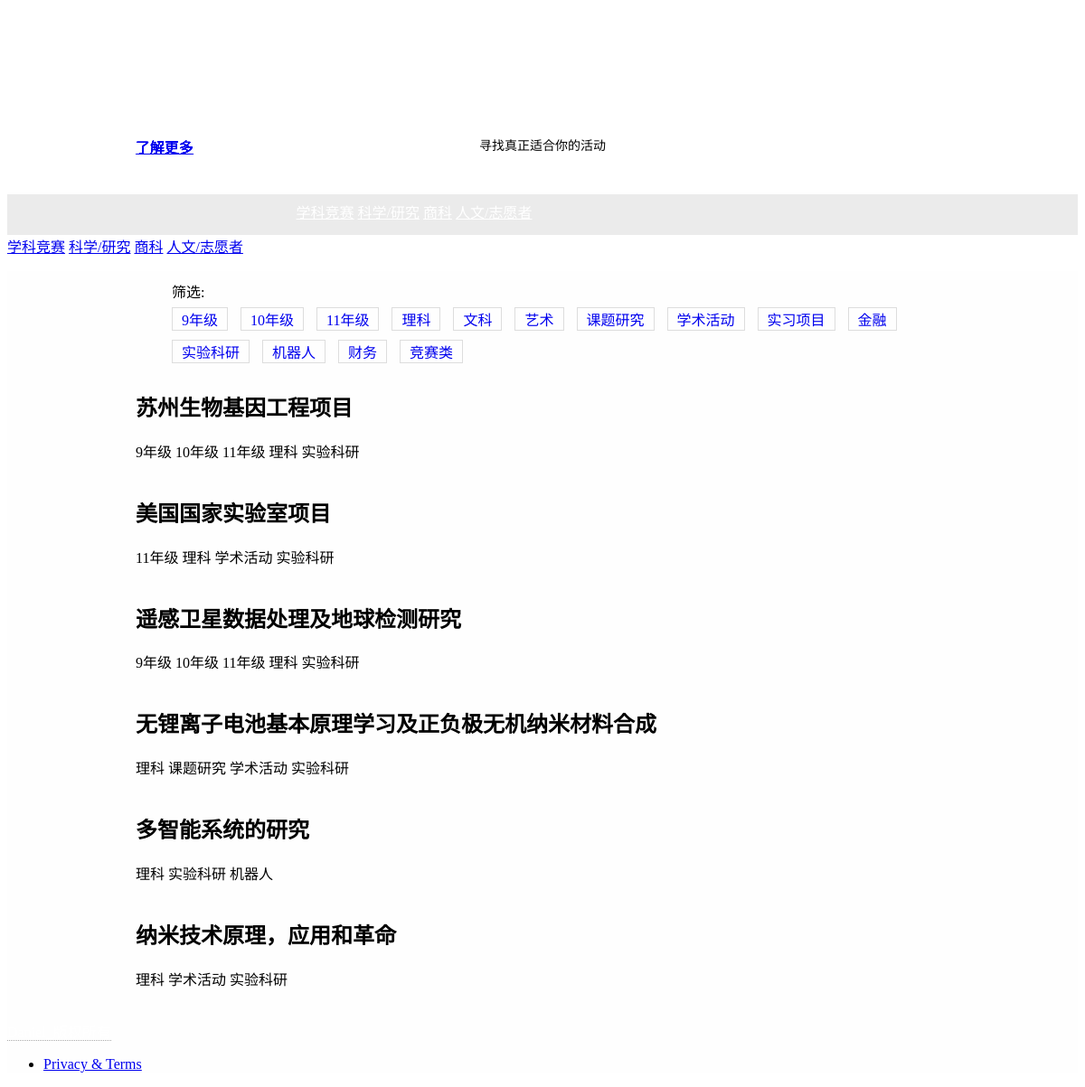
/category/9/, run on the app's committed database.
### blog/models.py (models this page shows, shortened)
@python_2_unicode_compatible
class Category(models.Model):
    name = models.CharField(max_length=100)

@python_2_unicode_compatible
class Tag(models.Model):
    name = models.CharField(max_length=100)

@python_2_unicode_compatible
class Post(models.Model):
    title = models.CharField(max_length=70)
    body = models.TextField()
    created_time = models.DateTimeField(auto_now=True)
    modified_time = models.DateTimeField()
    excerpt = models.CharField(max_length=200, blank=True)
    category = models.ForeignKey(Category)
    tags = models.ManyToManyField(Tag, blank=True)
    author = models.ForeignKey(User)
    def get_absolute_url(self):
        return reverse('blog:detail', kwargs={'pk': self.pk})

### blog/views.py (the view)
# urls.py: url(r'^category/(?P<pk>[0-9]+)/$', views.category, name='category'),
def category(request, pk):
    cate = get_object_or_404(Category, pk=pk)
    post_list = Post.objects.filter(category=cate).order_by('-created_time')
    return render(request, 'blog/portfolio.html', context={'post_list': post_list})

### blog/templatetags/blog_tags.py (called while the page is built)
@register.simple_tag
def get_category():
    return Category.objects.all()

@register.simple_tag
def get_tags():
    return Tag.objects.annotate(num_posts=Count('post')).filter(num_posts__gt=0)

### templates/blog/portfolio.html (shortened to what this page needs)
<!DOCTYPE html>
{% load staticfiles %}
{% load blog_tags %}
<html lang="en-US">
  <head>
    <link href="https://code.getmdl.io/1.3.0/material.indigo-pink.min.css" rel="stylesheet">
    <link href="{% static 'blog/styles/main.css' %}" rel="stylesheet">
  </head>
  <body id="top">
    <div class="mdl-layout mdl-js-layout mdl-layout--fixed-header">
      <header class="mdl-layout__header mdl-layout__header--waterfall site-header">
        <div class="mdl-layout__header-row site-logo-row"><span class="mdl-layout__title">
            <div class="site-logo"></div><span class="site-description">寻找真正适合你的活动</span></span></div>
        <div class="mdl-layout__header-row site-navigation-row mdl-layout--large-screen-only">
          <nav class="mdl-navigation mdl-typography--body-1-force-preferred-font">
              {% get_category as category_list %}
                  {% for category in category_list %}
              <a class="mdl-navigation__link" href="{% url 'blog:category' category.pk %}">{{ category.name }}</a>
                  {% endfor %}
          </nav>
        </div>
      </header>
      <div class="mdl-layout__drawer mdl-layout--small-screen-only">
        <nav class="mdl-navigation mdl-typography--body-1-force-preferred-font">
              {% get_category as category_list %}
                {% for category in category_list %}
              <a class="mdl-navigation__link" href="{% url 'blog:category' category.pk %}">{{ category.name }}</a>
                  {% endfor %}
        </nav>
      </div>
      <main class="mdl-layout__content">
                {% get_category as category_list %}
                {% get_category as category_list %}
        <div class="site-content">
          <div class="container">
              <div class="mdl-grid site-max-width">
              <div class="mdl-cell mdl-cell--12-col mdl-shadow--4dp welcome-card portfolio-card">
                  <span class="mdl-list__item-text-body" style="margin-left: 40px; position: relative; top: 10px;">筛选:</span>
                  {% get_tags as tag_list %}
                  <ul>
                    {% for tag in tag_list %}
                    <li style="display: inline-block; border: 1px solid #ddd; margin-right: 10px; margin-bottom: 10px;">
                      <a style="padding: 0 10px; text-decoration: none;" href="{% url 'blog:tag' tag.pk %}">{{ tag.name }}</a>
                    </li>
                    {% empty %}
                    暂无标签！
                    {% endfor %}
                  </ul>
              </div>
              {% for post in post_list %}
    <div class="mdl-cell mdl-card mdl-shadow--4dp portfolio-card">
        <div class="mdl-card__title">
            <h2 class="mdl-card__title-text">{{ post.title }}</h2>
        </div>
        <div class="mdl-card__supporting-text">
            {% for tag in post.tags.all %}
                <span class="mdl-list__item-text-body">{{ tag.name }}</span>
            {% endfor %}
        </div><br>        <div class="mdl-card__actions mdl-card--border" style="position: absolute; top: 150px;">
          <a class="mdl-button mdl-button--colored mdl-js-button mdl-js-ripple-effect mdl-button--accent" href="{{ post.get_absolute_url }}">
            了解更多
          </a>
        </div>
    </div>
    {% endfor %}
</div></div>
        </div>
        <footer class="mdl-mini-footer">
          <div class="footer-container">
            <div class="mdl-logo"><a href="https://templateflip.com/" target="_blank">Daniel_版权所有</a></div>
            <ul class="mdl-mini-footer__link-list">
              <li><a href="#">Privacy & Terms</a></li>
            </ul>
          </div>
        </footer>
      </main>
    </div>
  </body>
</html>

### blog/static/blog/styles/main.css (style rules this page uses)
.site-header { position: relative; }
.site-header .mdl-layout__header-row { padding: 0; -ms-flex-pack: center; justify-content: center; }
.site-description { display: block; font-size: 14px; text-align: center; font-weight: 400; margin-bottom: 10px; }
.site-logo-row { min-height: 200px; }
.site-logo { background: url(../img/site-logo.png) 50% no-repeat; background-size: cover; height: 120px; width: 120px; margin: 15px auto; }
.site-navigation-row { background-color: rgba(0, 0, 0, 0.08); text-transform: uppercase; height: 45px; }
.site-navigation-row .mdl-navigation { text-align: center; max-width: 900px; width: 100%; }
.site-navigation-row .mdl-navigation__link { -ms-flex: 1; flex: 1; line-height: 42px; color: #fff; }
.mdl-layout__content { background-color: #fefefe; }
.site-content { margin: 1em auto; min-height: 580px; }
.site-max-width { max-width: 900px; margin: auto; }
.portfolio-card .mdl-card__title { padding-bottom: 0; }
footer .mdl-logo a { color: #fff; text-decoration: none; border-bottom: 1px dotted #aaa; }
.footer-container { margin: 0 auto; }

### data on the page
Category: name "学科竞赛"
Category: name "科学/研究"
Category: name "商科"
Category: name "人文/志愿者"
Tag: name "9年级"
Tag: name "10年级"
Tag: name "11年级"
Tag: name "理科"
Tag: name "文科"
Tag: name "艺术"
Tag: name "课题研究"
Tag: name "学术活动"
Tag: name "实习项目"
Tag: name "金融"
Tag: name "实验科研"
Tag: name "机器人"
Tag: name "财务"
Tag: name "竞赛类"
Post: title "苏州生物基因工程项目"
Post: title "美国国家实验室项目"
Post: title "遥感卫星数据处理及地球检测研究"
Post: title "无锂离子电池基本原理学习及正负极无机纳米材料合成"
Post: title "多智能系统的研究"
Post: title "纳米技术原理，应用和革命"
